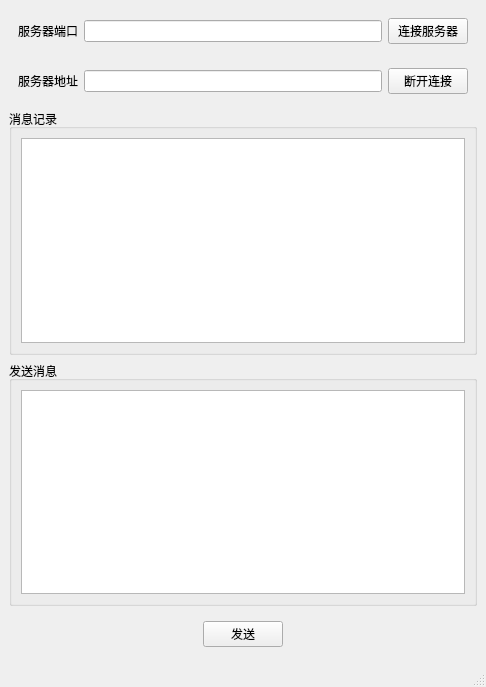
<?xml version="1.0" encoding="UTF-8"?>
<ui version="4.0">
 <class>MainWindow</class>
 <widget class="QMainWindow" name="MainWindow">
  <property name="geometry">
   <rect>
    <x>0</x>
    <y>0</y>
    <width>486</width>
    <height>687</height>
   </rect>
  </property>
  <property name="windowTitle">
   <string>MainWindow</string>
  </property>
  <widget class="QWidget" name="centralwidget">
   <layout class="QVBoxLayout" name="verticalLayout">
    <item>
     <widget class="QWidget" name="widget" native="true">
      <layout class="QHBoxLayout" name="horizontalLayout">
       <item>
        <widget class="QLabel" name="label">
         <property name="text">
          <string>服务器端口</string>
         </property>
        </widget>
       </item>
       <item>
        <widget class="QLineEdit" name="port"/>
       </item>
       <item>
        <widget class="QPushButton" name="connect">
         <property name="text">
          <string>连接服务器</string>
         </property>
        </widget>
       </item>
      </layout>
     </widget>
    </item>
    <item>
     <widget class="QWidget" name="widget1" native="true">
      <layout class="QHBoxLayout" name="horizontalLayout_2">
       <item>
        <widget class="QLabel" name="label_2">
         <property name="text">
          <string>服务器地址</string>
         </property>
        </widget>
       </item>
       <item>
        <widget class="QLineEdit" name="ip"/>
       </item>
       <item>
        <widget class="QPushButton" name="disconnect">
         <property name="text">
          <string>断开连接</string>
         </property>
        </widget>
       </item>
      </layout>
     </widget>
    </item>
    <item>
     <widget class="QGroupBox" name="groupBox">
      <property name="title">
       <string>消息记录</string>
      </property>
      <layout class="QHBoxLayout" name="horizontalLayout_3">
       <item>
        <widget class="QTextEdit" name="record"/>
       </item>
      </layout>
     </widget>
    </item>
    <item>
     <widget class="QGroupBox" name="groupBox_2">
      <property name="title">
       <string>发送消息</string>
      </property>
      <layout class="QHBoxLayout" name="horizontalLayout_4">
       <item>
        <widget class="QTextEdit" name="msg"/>
       </item>
      </layout>
     </widget>
    </item>
    <item>
     <widget class="QWidget" name="widget_3" native="true">
      <layout class="QHBoxLayout" name="horizontalLayout_5">
       <item>
        <spacer name="horizontalSpacer">
         <property name="orientation">
          <enum>Qt::Horizontal</enum>
         </property>
         <property name="sizeHint" stdset="0">
          <size>
           <width>170</width>
           <height>20</height>
          </size>
         </property>
        </spacer>
       </item>
       <item>
        <widget class="QPushButton" name="send">
         <property name="text">
          <string>发送</string>
         </property>
        </widget>
       </item>
       <item>
        <spacer name="horizontalSpacer_2">
         <property name="orientation">
          <enum>Qt::Horizontal</enum>
         </property>
         <property name="sizeHint" stdset="0">
          <size>
           <width>169</width>
           <height>20</height>
          </size>
         </property>
        </spacer>
       </item>
      </layout>
     </widget>
    </item>
   </layout>
  </widget>
  <widget class="QMenuBar" name="menubar">
   <property name="geometry">
    <rect>
     <x>0</x>
     <y>0</y>
     <width>486</width>
     <height>26</height>
    </rect>
   </property>
  </widget>
  <widget class="QStatusBar" name="statusbar"/>
 </widget>
 <resources/>
 <connections/>
</ui>
